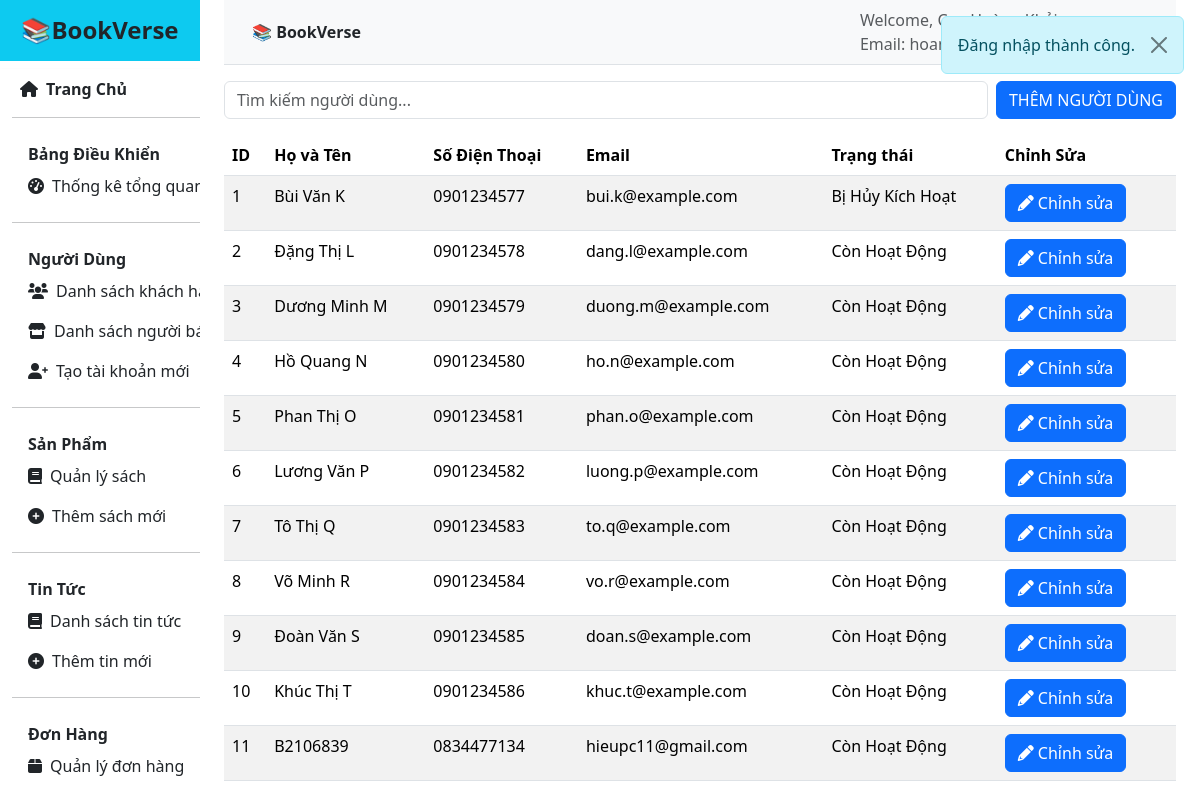
The app's page /admin/users_list (signed in), older data.
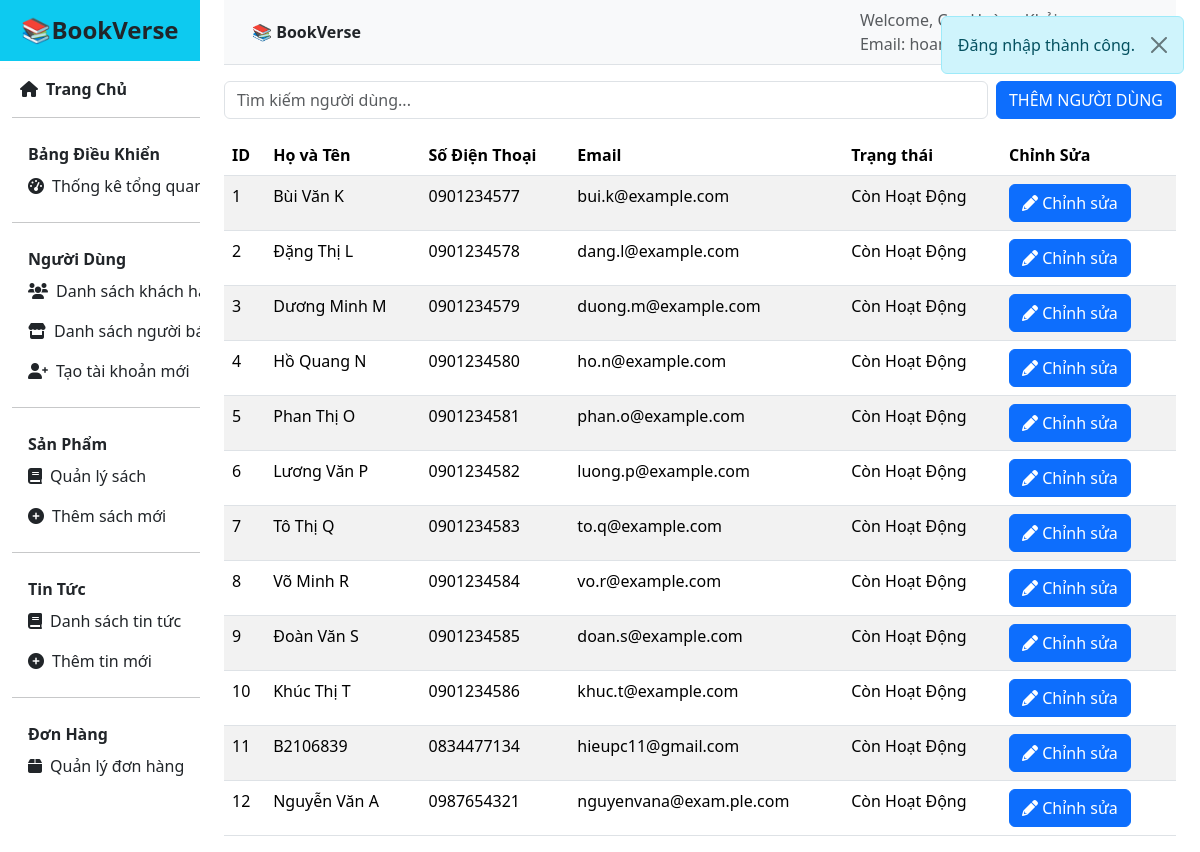
The same page, newer data.
### tables this page shows
CREATE TABLE `user` (
  `User_id` int(11) NOT NULL AUTO_INCREMENT,
  `Full_Name` varchar(100) DEFAULT NULL,
  `Phone_Number` varchar(10) DEFAULT NULL,
  `Pass_Word` varchar(255) DEFAULT NULL,
  `Email` varchar(100) DEFAULT NULL,
  `Role_id` int(11) DEFAULT 0,
  `Status` int(11) DEFAULT 1,
  PRIMARY KEY (`User_id`),
  UNIQUE KEY `Email` (`Email`),
  KEY `Role_id` (`Role_id`),
  KEY `user_ibfk_2` (`Status`),
  CONSTRAINT `user_ibfk_1` FOREIGN KEY (`Role_id`) REFERENCES `role` (`Role_id`),
  CONSTRAINT `user_ibfk_2` FOREIGN KEY (`Status`) REFERENCES `userstatus` (`id`)
);

CREATE TABLE `userstatus` (
  `id` int(11) NOT NULL AUTO_INCREMENT,
  `Status_Name` varchar(50) NOT NULL,
  PRIMARY KEY (`id`)
);

### src/controllers/admin.php (called while the page is built, shortened)
<?php
class Admin extends Controller
{
    private $UserModel;
    public function __construct()
    {
        $this->UserModel = $this->model("UserModel");
        $this->CheckModel = $this->model("CheckRole");
    }
    function users_list()
    {
        $this->view("main_layout", [
            "Title" => "Danh Sách Người Dùng",
            "Page" => "admin/auth/users_list",
            "Script" => [
                "auth/register",
                "users/users_list"
            ],
            "Users" => $this->UserModel->getUserRole(0),
        ]);
    }
}
?>

### src/core/App.php (called while the page is built, shortened)
<?php
class App
{
    protected $action = "default";
    function __construct()
    {
        $arr = $this->UrlProcess();
        if (!empty($arr) && file_exists("./src/controllers/" . $arr[0] . ".php")) {
            $this->controller = $arr[0];
            unset($arr[0]);
        } else {
            $this->setErrorController();
        }
        $this->controller = new $this->controller;
        if (isset($arr[1]) && method_exists($this->controller, $arr[1])) {
            $this->action = $arr[1];
            unset($arr[1]);
        } elseif (isset($arr[1])) {
            array_unshift($arr, $arr[1]);
            $this->action = "default";
            unset($arr[1]);
        }
        $this->params = array_values($arr) ?: [];
        try {
            call_user_func_array([$this->controller, $this->action], $this->params);
        } catch (ArgumentCountError $e) {
            $this->setErrorController();
            call_user_func_array([$this->controller, "default"], []);
        }
    }
    function UrlProcess()
    {
        if (isset($_GET["url"])) {
            $url = filter_var(trim($_GET["url"], "/"));
            $segments = explode("/", $url);
            $filteredSegments = [];
            foreach ($segments as $segment) {
                if (empty($filteredSegments) || end($filteredSegments) !== $segment) {
                    $filteredSegments[] = $segment;
                }
            }
            return $filteredSegments;
        }
        return [];
    }
}

### index.php (called while the page is built, shortened)
<?php
$myApp = new App();
?>

### src/views/inc/config.php (called while the page is built, shortened)
<?php
$admin_links = [
    [
        'label_parent' => 'Bảng Điều Khiển',
        'children' => [
            [
                'icon' => 'fas fa-tachometer-alt',
                'label' => 'Thống kê tổng quan',
                'url' => APP_PATH . '/admin/dashboard',
            ],
        ]
    ],
    [
        'label_parent' => 'Người Dùng',
        'children' => [
            [
                'icon' => 'fas fa-users',
                'label' => 'Danh sách khách hàng',
                'url' => APP_PATH . '/admin/users_list',
            ],
            [
                'icon' => 'fas fa-store',
                'label' => 'Danh sách người bán',
                'url' => APP_PATH . '/admin/sellers_list',
            ],
            [
                'icon' => 'fas fa-user-plus',
                'label' => 'Tạo tài khoản mới',
                'url' => APP_PATH . '/admin/add_user',
            ],
        ],
    ],
    [
        'label_parent' => 'Sản Phẩm',
        'children' => [
            [
                'icon' => 'fas fa-book',
                'label' => 'Quản lý sách',
                'url' => APP_PATH . '/admin/products_list',
            ],
            [
                'icon' => 'fas fa-plus-circle',
                'label' => 'Thêm sách mới',
                'url' => APP_PATH . '/admin/add_product',
            ],
        ]
    ],
    [
        'label_parent' => 'Tin Tức',
        'children' => [
            [
                'icon' => 'fas fa-book',
                'label' => 'Danh sách tin tức',
                'url' => APP_PATH . '/admin/news_list',
            ],
            [
                'icon' => 'fas fa-plus-circle',
                'label' => 'Thêm tin mới',
                'url' => APP_PATH . '/admin/add_news',
            ],
        ]
    ],
    [
        'label_parent' => 'Đơn Hàng',
        'children' => [
            [
                'icon' => 'fas fa-box',
                'label' => 'Quản lý đơn hàng',
                'url' => APP_PATH . '/admin/orders_list',
            ],
        ]
    ],
    [
        'label_parent' => 'Tác Giả',
        'children' => [
            [
                'icon' => 'fas fa-pencil-alt',
                'label' => 'Danh sách tác giả',
                'url' => APP_PATH . '/admin/authors_list',
            ],
            [
                'icon' => 'fas fa-user-plus',
                'label' => 'Thêm tác giả mới',
                'url' => APP_PATH . '/admin/add_author',
            ],
        ]
    ],
];
?>

### src/core/DB.php (called while the page is built, shortened)
<?php
include __DIR__ . "/../../config.php";
class DB
{
    protected $servername = host_name;
    protected $username = db_user;
    protected $password = db_password;
    protected $dbname = db_name;
    function __construct()
    {
        $this->conn = mysqli_connect($this->servername, $this->username, $this->password, $this->dbname);
    }
}
?>

### src/models/UserModel.php (called while the page is built, shortened)
<?php
class UserModel extends DB
{
    function getUserRole($role_id)
    {
        $sql = "SELECT
            u.User_id,
            u.Full_Name,
            u.Email,
            u.Phone_Number,
            us.Status_Name
        FROM `user` u
        JOIN `role` r ON u.Role_id = r.Role_id
        JOIN `userstatus` us ON us.id = u.Status
        WHERE u.Role_id = ?
    ";
        $stmt = $this->conn->prepare($sql);
        $stmt->bind_param("i", $role_id);
        $stmt->execute();
        $result = $stmt->get_result();
        $users = [];
        while ($row = $result->fetch_assoc()) {
            $users[] = $row;
        }
        return $users;
    }
}
?>

### src/views/pages/admin/auth/users_list.php (the view, shortened to what the changed rows need)
<table class="table table-striped">
    <thead>
        <tr>
            <th>ID</th>
            <th>Họ và Tên</th>
            <th>Số Điện Thoại</th>
            <th>Email</th>
            <th>Trạng thái</th>
            <th>Chỉnh Sửa</th>
        </tr>
    </thead>
    <tbody id="list-user">
        <?php $counter = 1;
        foreach ($data["Users"] as $users): ?>
            <tr>
                <td><?= $counter++; ?></td>
                <td class="searchable"><?= $users["Full_Name"] ?> </td>
                <td><?= $users["Phone_Number"] ?></td>
                <td><?= $users["Email"] ?></td>
                <td><?= $users["Status_Name"] ?></td>
                <td>
                    <a href="<?= APP_PATH ?>/admin/user_detail/<?= $users['User_id']; ?>" class="btn btn-primary me-2">
                        <i class="fa fa-pencil"></i> Chỉnh sửa
                    </a>
                </td>
            </tr>
        <?php endforeach; ?>
    </tbody>
</table>

### src/views/inc/navbar.php (shortened to what the changed rows need)
<?php
include('config.php');
$current_role = $_SESSION['user_Info'][2] ?? null;
$menu = match ($current_role) {
    0 => $user_links,
    1 => $seller_links,
    2 => $admin_links,
    default => []
};
?>
<link rel="stylesheet" href="https://cdnjs.cloudflare.com/ajax/libs/font-awesome/6.0.0/css/all.min.css">
<link rel="stylesheet" href="https://cdn.jsdelivr.net/npm/bootstrap@5.3.3/dist/css/bootstrap.min.css">
<div class="row">
    <nav class="bg-white shadow-sm d-flex flex-column">
        <ul class="nav flex-column">
            <?php foreach ($menu as $group): ?>
                <li class="nav-item mb-0 px-3 mt-2">
                    <span class="fw-bold text-dark"><?= $group['label_parent'] ?></span>
                </li>
                <?php foreach ($group['children'] as $item): ?>
                    <li class="nav-item">
                        <a class="nav-link d-flex align-items-center text-dark text-nowrap py-2 px-3 rounded"
                           href="<?= $item['url'] ?>">
                            <i class="<?= $item['icon'] ?> me-2"></i> <?= $item['label'] ?>
                        </a>
                    </li>
                <?php endforeach; ?>
                <li class="nav-item">
                    <hr class="my-3">
                </li>
            <?php endforeach; ?>
        </ul>
    </nav>
</div>

Row changes from the older to the newer data that the page shows:
changed user "Bùi Văn K": Status.Status_Name "Bị Hủy Kích Hoạt" → "Còn Hoạt Động"
now on this page (row edited): user: Full_Name "Nguyễn Văn A", Phone_Number "0987654321", Email "nguyenvana@exam.ple.com", Status.Status_Name "Còn Hoạt Động"
